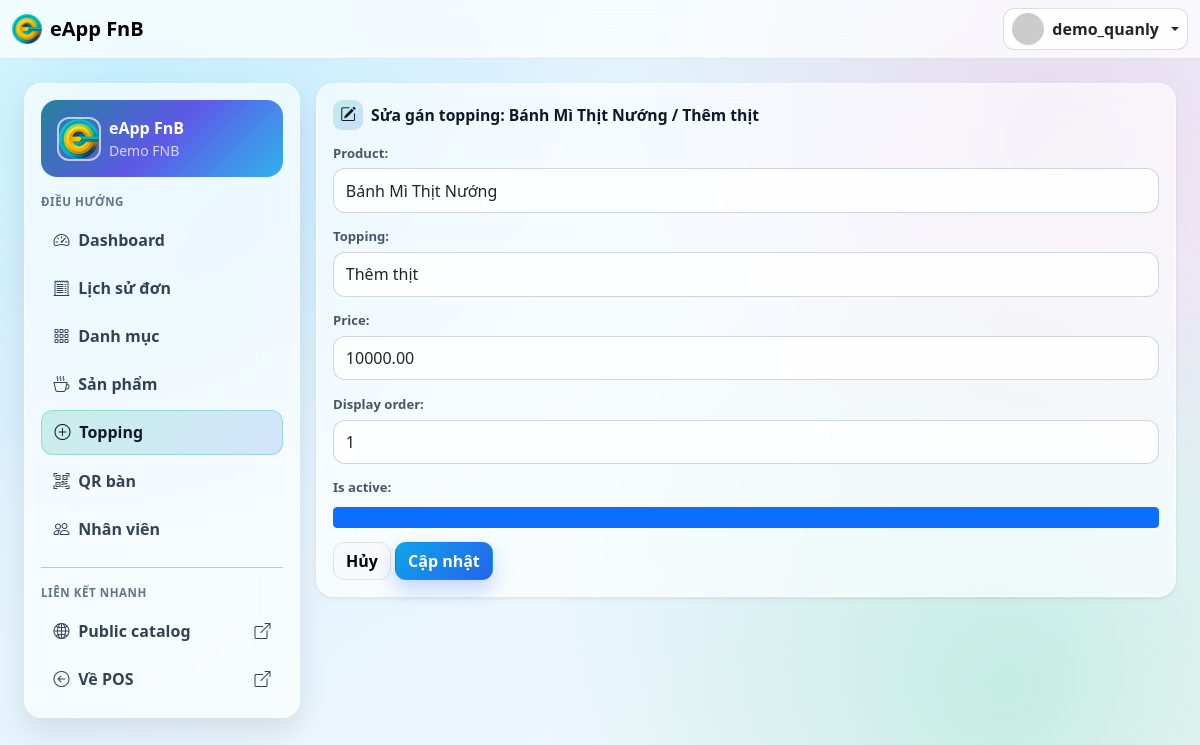
Screenshot of /quanly/product-toppings/5/edit/ (signed in) with the database file from the repository.
### App_Accounts/models.py (models this page shows, shortened)
class User(AbstractUser):
    class Role(models.TextChoices):
        MANAGER = 'MANAGER', 'Manager'
        STAFF = 'STAFF', 'Staff'
    role = models.CharField(max_length=20, choices=Role.choices, default=Role.STAFF)
    tenant = models.ForeignKey(
        'App_Tenant.Tenant',
        on_delete=models.PROTECT,
        related_name='users',
        null=True,
        blank=True,
    )
    class Meta:
        constraints = [
            models.CheckConstraint(
                check=Q(role='STAFF') | Q(tenant__isnull=False),
                name='chk_manager_requires_tenant',
            ),
            models.UniqueConstraint(
                fields=['tenant'],
                condition=Q(role='MANAGER') & Q(tenant__isnull=False),
                name='uq_manager_per_tenant',
            ),
        ]
        indexes = [
            models.Index(fields=['tenant', 'role']),
        ]
    @property
    def is_manager(self):
        return self.role == self.Role.MANAGER

### App_Tenant/models.py (models this page shows, shortened)
class Tenant(TimeStampedModel):
    name = models.CharField(max_length=150)
    public_slug = models.SlugField(max_length=120, unique=True, validators=[validate_public_slug])
    is_active = models.BooleanField(default=True)
    class Meta:
        ordering = ['name']

### App_Catalog/models.py (models this page shows, shortened)
class ProductTopping(TimeStampedModel):
    product = models.ForeignKey(Product, on_delete=models.CASCADE, related_name='topping_links')
    topping = models.ForeignKey(Topping, on_delete=models.CASCADE, related_name='product_links')
    price = models.DecimalField(max_digits=14, decimal_places=2, default=0)
    is_active = models.BooleanField(default=True)
    display_order = models.PositiveIntegerField(default=0)
    class Meta:
        constraints = [
            models.UniqueConstraint(fields=['product', 'topping'], name='uq_product_topping'),
        ]
        indexes = [
            models.Index(fields=['product', 'is_active']),
            models.Index(fields=['topping', 'is_active']),
        ]
        ordering = ['display_order', 'id']

class Product(TimeStampedModel):
    tenant = models.ForeignKey('App_Tenant.Tenant', on_delete=models.CASCADE, related_name='products')
    category = models.ForeignKey(Category, on_delete=models.SET_NULL, null=True, blank=True, related_name='products')
    name = models.CharField(max_length=180)
    slug = models.SlugField(max_length=180)
    short_description = models.CharField(max_length=255, blank=True)
    description = models.TextField(blank=True)
    image_url = models.URLField(blank=True)
    is_active = models.BooleanField(default=True)
    class Meta:
        constraints = [
            models.UniqueConstraint(fields=['tenant', 'slug'], name='uq_product_tenant_slug'),
        ]
        indexes = [
            models.Index(fields=['tenant', 'is_active']),
            models.Index(fields=['tenant', 'name']),
        ]
        ordering = ['name']
    def __str__(self):
        return self.name

class Topping(TimeStampedModel):
    tenant = models.ForeignKey('App_Tenant.Tenant', on_delete=models.CASCADE, related_name='toppings')
    name = models.CharField(max_length=120)
    slug = models.SlugField(max_length=140)
    is_active = models.BooleanField(default=True)
    display_order = models.PositiveIntegerField(default=0)
    class Meta:
        constraints = [
            models.UniqueConstraint(fields=['tenant', 'slug'], name='uq_topping_tenant_slug'),
        ]
        ordering = ['display_order', 'name', 'id']
    def __str__(self):
        return self.name

### App_Quanly/views.py (the view)
# urls.py: path('product-toppings/<int:pk>/edit/', views.product_topping_edit, name='product_topping_edit'),
@manager_required
def product_topping_edit(request, pk):
    tenant = _tenant_or_404(request.user)
    mapping = get_object_or_404(ProductTopping.objects.select_related('product', 'topping'), pk=pk, product__tenant=tenant)
    form = ProductToppingForm(request.POST or None, instance=mapping, tenant=tenant)
    if request.method == 'POST' and form.is_valid():
        form.save()
        messages.success(request, 'Đã cập nhật gán topping sản phẩm.')
        return redirect('App_Quanly:toppings')
    return render(request, 'App_Quanly/product_topping_edit.html', {'form': form, 'mapping': mapping})

### App_Quanly/forms.py
class ProductToppingForm(forms.ModelForm):
    class Meta:
        model = ProductTopping
        fields = ['product', 'topping', 'price', 'display_order', 'is_active']
    def __init__(self, *args, tenant=None, **kwargs):
        super().__init__(*args, **kwargs)
        self.tenant = tenant
        if tenant:
            self.fields['product'].queryset = Product.objects.filter(tenant=tenant, is_active=True).order_by('name')
            self.fields['topping'].queryset = Topping.objects.filter(tenant=tenant, is_active=True).order_by('name')
        _apply_bootstrap_classes(self)

### App_Accounts/permissions.py (called while the page is built)
def role_required(roles):
    def decorator(view_func):
        @login_required
        @wraps(view_func)
        def _wrapped(request, *args, **kwargs):
            if request.user.role not in roles:
                raise PermissionDenied('Bạn không có quyền truy cập.')
            return view_func(request, *args, **kwargs)
        return _wrapped
    return decorator

### App_Core/context_processors.py (called while the page is built)
def core_context(request):
    return {
        'app_name': 'eApp FnB',
    }

### App_Quanly/forms.py (called while the page is built)
def _apply_bootstrap_classes(form):
    for field in form.fields.values():
        widget = field.widget
        existing_class = widget.attrs.get('class', '')
        if isinstance(widget, forms.CheckboxInput):
            widget.attrs['class'] = f'{existing_class} form-check-input'.strip()
            continue
        if isinstance(widget, forms.CheckboxSelectMultiple):
            continue
        if isinstance(widget, forms.Select):
            widget.attrs['class'] = f'{existing_class} form-select'.strip()
            continue
        if isinstance(widget, forms.Textarea):
            widget.attrs['class'] = f'{existing_class} form-control'.strip()
            widget.attrs.setdefault('rows', 3)
            continue
        widget.attrs['class'] = f'{existing_class} form-control'.strip()

### App_Quanly/views.py (called while the page is built)
def _tenant_or_404(user):
    if not user.tenant_id:
        raise Http404('User chưa được gán tenant')
    return user.tenant

### templates/App_Quanly/product_topping_edit.html (shortened to what this page needs)
{% extends 'App_Quanly/_layout.html' %}
{% block quanly_content %}
<div class="card border-0 shadow-sm">
    <div class="card-body">
        <h2 class="admin-card-title">
            <i class="bi bi-pencil-square"></i>
            Sửa gán topping: {{ mapping.product.name }} / {{ mapping.topping.name }}
        </h2>
        <form method="post">
            {{ form.as_p }}
            <a href="{% url 'App_Quanly:toppings' %}" class="btn btn-light border">Hủy</a>
            <button class="btn btn-primary" type="submit">Cập nhật</button>
        </form>
    </div>
</div>
{% endblock %}

### templates/App_Quanly/_layout.html (shortened to what this page needs)
{% extends 'App_Core/base.html' %}
{% load static %}
{% block body_class %}quanly-page{% endblock %}
{% block container_class %}container-fluid py-4 px-3 px-xl-4{% endblock %}
{% block content %}
<div class="row g-3 quanly-shell">
    <div class="col-12 col-lg-3">
        <div class="glass-panel p-3">
            <div class="card-body">
                <div class="admin-tenant-card mb-3">
                    <div class="d-flex align-items-center gap-2">
                        <img class="admin-tenant-logo" src="{% static 'images/logo/eapp.png' %}" alt="eApp FnB">
                        <div>
                            <div class="fw-bold">eApp FnB</div>
                            <div class="small opacity-75">{{ user.tenant.name|default:'Tenant' }}</div>
                        </div>
                    </div>
                </div>
                <div class="admin-section-title">Điều hướng</div>
                <div class="d-flex flex-column gap-1">
                    <a class="admin-nav-link {% if request.path == '/quanly/' %}active{% endif %}" href="{% url 'App_Quanly:dashboard' %}">
                        <i class="bi bi-speedometer2"></i> Dashboard
                    </a>
                    <a class="admin-nav-link {% if '/quanly/orders/' in request.path %}active{% endif %}" href="{% url 'App_Quanly:orders' %}">
                        <i class="bi bi-receipt-cutoff"></i> Lịch sử đơn
                    </a>
                    <a class="admin-nav-link {% if '/quanly/categories/' in request.path %}active{% endif %}" href="{% url 'App_Quanly:categories' %}">
                        <i class="bi bi-grid-3x3-gap"></i> Danh mục
                    </a>
                    <a class="admin-nav-link {% if '/quanly/products/' in request.path or '/quanly/units/' in request.path %}active{% endif %}" href="{% url 'App_Quanly:products' %}">
                        <i class="bi bi-cup-hot"></i> Sản phẩm
                    </a>
                    <a class="admin-nav-link {% if '/quanly/toppings/' in request.path or '/quanly/product-toppings/' in request.path %}active{% endif %}" href="{% url 'App_Quanly:toppings' %}">
                        <i class="bi bi-plus-circle"></i> Topping
                    </a>
                    <a class="admin-nav-link {% if '/quanly/qr-tables/' in request.path %}active{% endif %}" href="{% url 'App_Quanly:qr_tables' %}">
                        <i class="bi bi-qr-code-scan"></i> QR bàn
                    </a>
                    <a class="admin-nav-link {% if '/quanly/staffs/' in request.path %}active{% endif %}" href="{% url 'App_Quanly:staffs' %}">
                        <i class="bi bi-people"></i> Nhân viên
                    </a>
                </div>
                <hr class="my-3">
                <div class="admin-section-title">Liên kết nhanh</div>
                <div class="d-flex flex-column gap-1">
                    {% if user.tenant %}
                    <a class="admin-nav-link" href="{% url 'App_Public:tenant_catalog' user.tenant.public_slug %}" target="_blank" rel="noopener">
                        <i class="bi bi-globe2"></i> Public catalog
                        <i class="bi bi-box-arrow-up-right ms-auto" aria-hidden="true"></i>
                    </a>
                    {% endif %}
                    <a class="admin-nav-link" href="{% url 'App_Sales:pos' %}" target="_blank" rel="noopener">
                        <i class="bi bi-arrow-left-circle"></i> Về POS
                        <i class="bi bi-box-arrow-up-right ms-auto" aria-hidden="true"></i>
                    </a>
                </div>
            </div>
        </div>
    </div>
    <div class="col-12 col-lg-9">
        {% block quanly_content %}{% endblock %}
    </div>
</div>
{% endblock %}

### templates/App_Core/base.html (shortened to what this page needs)
{% load static %}
<!DOCTYPE html>
<html lang="vi">
<head>
    <link href="https://cdn.jsdelivr.net/npm/bootstrap@5.3.2/dist/css/bootstrap.min.css" rel="stylesheet">
    <link rel="stylesheet" href="https://cdn.jsdelivr.net/npm/bootstrap-icons@1.11.1/font/bootstrap-icons.css">
</head>
<body class="bg-light {% block body_class %}{% endblock %}">
<nav class="navbar navbar-expand-lg bg-white border-bottom sticky-top">
    <div class="container-fluid">
        <a class="navbar-brand fw-bold d-flex align-items-center gap-2" href="{% if user.is_authenticated %}{% url 'App_Sales:pos' %}{% else %}{% url 'App_Accounts:login' %}{% endif %}">
            <img src="{% static 'images/logo/eapp.png' %}" alt="eApp FnB" style="height: 30px; width: 30px; object-fit: cover; border-radius: 6px;">
            <span>eApp FnB</span>
        </a>
        <div class="ms-auto d-flex align-items-center gap-2">
            <div class="dropdown">
                <button class="btn account-trigger dropdown-toggle d-flex align-items-center gap-2 px-2 py-1" type="button" data-bs-toggle="dropdown" aria-expanded="false">
                    {% if user.is_authenticated %}
                    <img src="https://ui-avatars.com/api/?name={{ user.username }}&background=0D8ABC&color=fff" class="rounded-circle" width="32" height="32" alt="Avatar">
                    <span class="fw-bold d-none d-lg-inline">{{ user.username }}</span>
                    {% else %}
                    <img src="https://ui-avatars.com/api/?name=Public&background=64748B&color=fff" class="rounded-circle" width="32" height="32" alt="Public">
                    <span class="fw-bold d-none d-lg-inline">Public</span>
                    {% endif %}
                </button>
            </div>
        </div>
    </div>
</nav>
<div class="{% block container_class %}container-fluid py-3{% endblock %}">
    {% block content %}{% endblock %}
</div>
<div id="toastContainer" class="toast-container position-fixed top-0 end-0 p-3" style="z-index:1081;"></div>
</body>
</html>

### templates/App_Core/base.html (style rules this page uses)
:root { --primary-color: #10b981; --primary-hover: #059669; }
.btn-primary { background-color: var(--primary-color) !important; border-color: var(--primary-color) !important; color: #fff !important; }
.account-trigger { border-radius: 999px; border: 1px solid rgba(148, 163, 184, 0.35); background: rgba(255, 255, 255, 0.85); }

### templates/App_Quanly/_layout.html (style rules this page uses)
.quanly-page { background: radial-gradient(circle at 10% 10%, rgba(56, 189, 248, 0.2), transparent 35%), radial-gradient(circle at 88% 18%, rgba(236, 72, 153, 0.16), transparent 34%), radial-gradient(circle at 84% 86%, rgba(16, 185, 129, 0.2), transparent 38%), linear-gradient(145deg, #ecfeff 0%, #e0f2fe 25%, #f8fafc 100%); min-height: 100vh; }
.quanly-page .navbar { background: rgba(255, 255, 255, 0.7) !important; border-bottom: 1px solid rgba(148, 163, 184, 0.25) !important; backdrop-filter: blur(14px); }
.quanly-page .glass-panel, .quanly-page .card { background: rgba(255, 255, 255, 0.64); border: 1px solid rgba(255, 255, 255, 0.55) !important; box-shadow: 0 14px 30px rgba(15, 23, 42, 0.1); backdrop-filter: blur(18px); border-radius: 18px; }
.quanly-page .card { border: 1px solid rgba(255, 255, 255, 0.55) !important; }
.quanly-page .form-control, .quanly-page .form-select { border-radius: 12px; border-color: rgba(148, 163, 184, 0.45); background: rgba(255, 255, 255, 0.85); }
.quanly-page form p { margin-bottom: 0.9rem; }
.quanly-page form p label { display: block; margin-bottom: 0.32rem; font-size: 0.82rem; color: #475569; font-weight: 700; }
.quanly-page form p input, .quanly-page form p select, .quanly-page form p textarea { width: 100%; border: 1px solid rgba(148, 163, 184, 0.45); background: rgba(255, 255, 255, 0.9); border-radius: 12px; padding: 0.58rem 0.74rem; }
.quanly-page .btn { border-radius: 11px; font-weight: 650; }
.quanly-page .btn-primary { background: linear-gradient(135deg, #0ea5e9, #2563eb); border-color: transparent !important; box-shadow: 0 10px 20px rgba(37, 99, 235, 0.25); }
.admin-tenant-card { padding: 1rem; border-radius: 16px; background: linear-gradient(135deg, rgba(14, 116, 144, 0.9), rgba(79, 70, 229, 0.9), rgba(14, 165, 233, 0.85)); color: #fff; }
.admin-tenant-logo { width: 44px; height: 44px; border-radius: 12px; object-fit: cover; border: 2px solid rgba(255, 255, 255, 0.65); }
.admin-nav-link { display: flex; align-items: center; gap: 0.55rem; padding: 0.62rem 0.78rem; border-radius: 12px; color: #334155; text-decoration: none; font-weight: 600; transition: 0.2s ease; }
.admin-nav-link.active { background: linear-gradient(135deg, rgba(16, 185, 129, 0.18), rgba(59, 130, 246, 0.18)); color: #0f172a; border: 1px solid rgba(16, 185, 129, 0.3); }
.admin-section-title { font-size: 0.72rem; color: #64748b; text-transform: uppercase; letter-spacing: 0.05em; font-weight: 700; margin-bottom: 0.5rem; }
.admin-card-title { display: flex; align-items: center; gap: 0.5rem; margin-bottom: 0.85rem; font-size: 0.98rem; font-weight: 800; color: #0f172a; }
.admin-card-title i { width: 30px; height: 30px; border-radius: 9px; display: inline-flex; align-items: center; justify-content: center; background: linear-gradient(135deg, rgba(16, 185, 129, 0.2), rgba(59, 130, 246, 0.22)); color: #0f172a; }

### rows the page displays
User: username "demo_quanly", tenant.name "Demo FNB"
ProductTopping: product.name "Bánh Mì Thịt Nướng", topping.name "Thêm thịt", product "Bánh Mì Thịt Nướng", topping "Thêm thịt", price "10000.00", display_order "1", is_active "☑"
